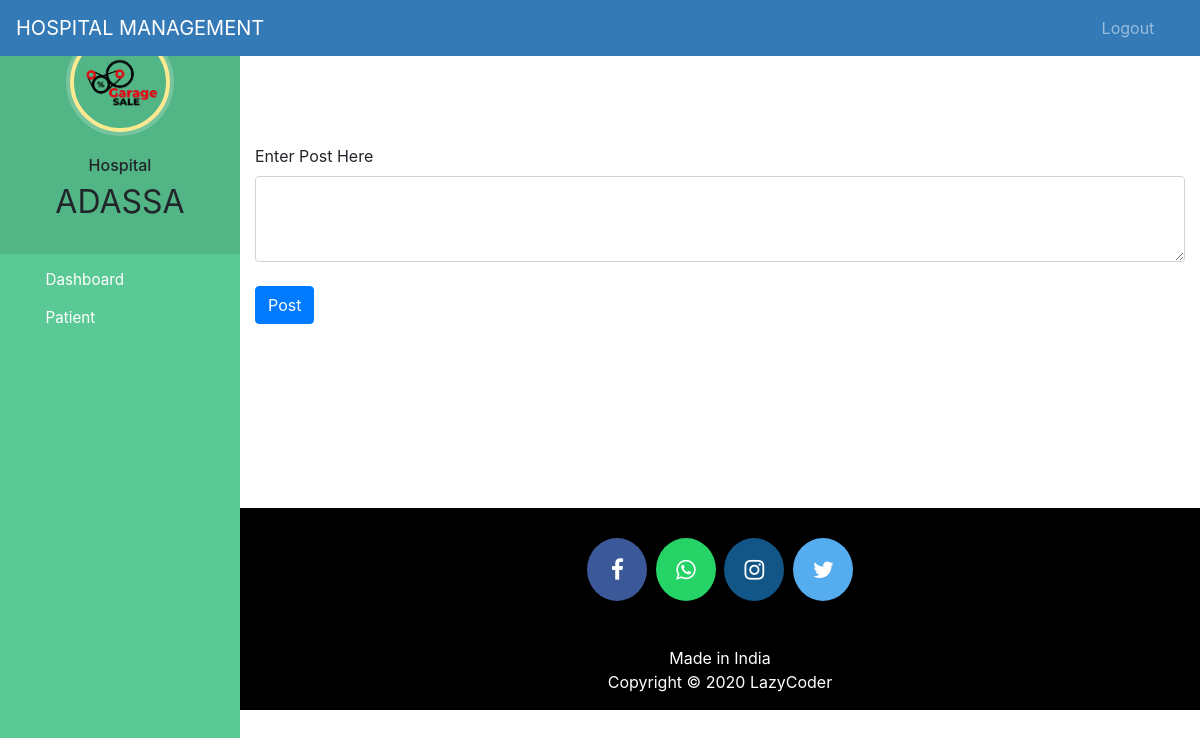
The page /hospital-dashboard (signed in) on the database its author committed.
### hospital/models.py (models this page shows, shortened)
class Hospital(models.Model):
    user = models.OneToOneField(User, on_delete=models.CASCADE)
    hospital_name = models.CharField(max_length=40)
    profile_pic = models.ImageField(upload_to='profile_pic/HospitalProfilePic/', null=True, blank=True)
    location = models.CharField(max_length=40)
    mobile = models.CharField(max_length=20, null=True)

### hospital/views.py (the view)
# urls.py: path('hospital-dashboard', views.hospital_dashboard_view,name='hospital-dashboard'),
@login_required(login_url='hospitallogin')
@user_passes_test(is_hospital)
def hospital_dashboard_view(request):
    hospital = Hospital.objects.filter(user=request.user).first()
    print((hospital.hospital_name))
    if request.method == 'POST':
        text = request.POST.get('post_text')
        print(text)
        post = Post(text=text, hospital=hospital)
        post.save()
    post_form = Post_Form(),
    dic = {
        'hospital': hospital,
        'user': request.user,
        'form': post_form,
    }
    return render(request, 'hospital/hospital_dashboard.html', context=dic)

### hospital/views.py (called while the page is built)
def is_hospital(user):
    return user.groups.filter(name='HOSPITAL').exists()

### templates/hospital/hospital_dashboard.html (shortened to what this page needs)
{% extends 'hospital/hospital_base.html' %}
{% load static %}
{% load crispy_forms_tags %}
{% block content %}
    {% load widget_tweaks %}
<br><br><br><br>
<div class="container">
<form method="post">
  <div class="form-group">
    <label for="exampleFormControlTextarea1">Enter Post Here</label>
    <textarea class="form-control" name="post_text" rows="3"></textarea>
      <br>
      <button type="submit" class="btn btn-primary">Post</button>
  </div>
</form>
</div>
{% endblock content %}

### templates/hospital/hospital_base.html (shortened to what this page needs)
<!DOCTYPE html>
{% load static %}
<html lang="en">
<head>
  <link rel="stylesheet" href="https://stackpath.bootstrapcdn.com/bootstrap/4.3.1/css/bootstrap.min.css">
  <link rel="stylesheet" href="https://maxcdn.bootstrapcdn.com/font-awesome/4.7.0/css/font-awesome.min.css">
  <link rel="stylesheet" href="{% static '/style.css' %}">
</head>
<body>
  <nav class="menu" tabindex="0">
    <header class="avatar">
      <img src="{% static hospital.profile_pic.url %}" alt="Profile Pic" />
      <br><br>
      <h6>Hospital</h6>
      <h2>{{hospital.hospital_name}}</h2>
    </header>
    <ul>
      <li tabindex="0" class="icon-dashboard"> <a style="color:white; text-decoration:none;" href="/hospital-dashboard"><span>Dashboard</span></a> </li>
      <li tabindex="0" class="icon-users"> <a style="color:white; text-decoration:none;" href="/hospital-patient"><span>Patient</span></a></li>
    </ul>
  </nav>
  <main>
    <div class="bs-example">
      <nav class="navbar navbar-expand-md  navbar-dark fixed-top" style="background:#337AB7;">
        <a href="/admin-dashboard" class="navbar-brand">HOSPITAL MANAGEMENT</a>
        <div class="collapse navbar-collapse justify-content-between" id="navbarCollapse">
          <div class="navbar-nav" style=" margin-left: 90%;">
            <a href="/logout" class="nav-item nav-link">Logout</a>
          </div>
        </div>
      </nav>
    </div>
    <br><br>
    {% block content %}
    {% endblock content %}
    <br><br><br><br><br><br><br>
    <footer>
      <p>
        <a id="ftr" href="https://facebook.com/sumit.luv/" class="fa fa-facebook"></a>
        <a id="ftr" href="https://api.whatsapp.com/send?phone=919572181024&text=Hello%20Sumit.%0d%0aHow%20are%20you%20%3f%0d%0aI%20came%20from%20your%20website.&source=&data=#" class="fa fa-whatsapp"></a>
        <a id="ftr" href="https://instagram.com/sumit.luv" class="fa fa-instagram"></a>
        <a id="ftr" href="https://twitter.com/sumitkumar1503" class="fa fa-twitter"></a>
      </p>
      <br>
      <div class="container">
        <div class="row">
          <div class="col-md-12 col-sm-12">
            <div style="color:#ffffff;" class="wow fadeInUp footer-copyright">
              <p>Made in India <br>
                Copyright &copy; 2020 LazyCoder </p>
            </div>
          </div>
        </div>
      </div>
    </footer>
  </main>
</body>
</html>

### static/style.css (style rules this page uses)
body { padding-left: 240px; }
main { position: relative; height: 100vh; }
.menu { background: #5bc995; height: 100vh; width: 240px; position: fixed; top: 0px; left: 0; z-index: 5; outline: none; }
.menu .avatar { background: rgba(0, 0, 0, 0.1); padding: 2em 0.5em; text-align: center; }
.menu .avatar img { width: 100px; border-radius: 50%; overflow: hidden; border: 4px solid #ffea92; box-shadow: 0 0 0 4px rgba(255, 255, 255, 0.2); }
.menu .avatar h2 { font-weight: normal; margin-bottom: 0; }
.menu ul { list-style: none; padding: 0.5em 0; margin: 0; }
.menu ul li { padding: 0.5em 1em 0.5em 3em; font-size: 0.95em; font-weight: regular; background-repeat: no-repeat; background-position: left 15px center; background-size: auto 20px; transition: all 0.15s linear; cursor: pointer; }
.menu ul li.icon-dashboard { background-image: url("http://www.entypo.com/images//gauge.svg"); }
.menu ul li.icon-users { background-image: url("http://www.entypo.com/images//users.svg"); }

### templates/hospital/hospital_base.html (style rules this page uses)
a:link { text-decoration: none; }
a { color: white; }
footer { padding: 0px 0px 0px 0px; background-color: black; margin: 0px; }
#ftr { padding: 20px; }
.fa { font-size: 23px; width: 60px; text-align: center; text-decoration: none; margin: 5px 2px; border-radius: 50%; }
.fa-facebook { background: #3B5998; color: white; margin-top: 30px; }
.fa-whatsapp { background: #25d366; color: white; }
.fa-twitter { background: #55ACEE; color: white; }
.fa-instagram { background: #125688; color: white; }
p { text-align: center; }

### rows shown on the page
Hospital: profile_pic (picture), hospital_name "ADASSA"
